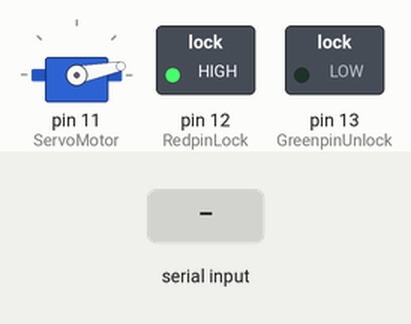
Recording of a sketch running on a simulated Arduino Uno, built with avr-gcc and run on an emulated ATmega328P. On the bench: servo, switched loads named in the sketch (green lamp = pin HIGH). Dashed ring = blinking. Inputs (shaded band) come from the test bench.

Above: at 1.2 s.
1.3 s: "<0>" received over Serial
At 1.45 s:
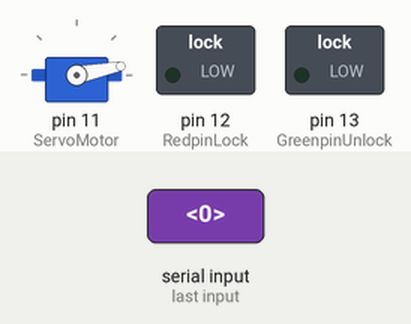
4.3 s: "<1>" received over Serial
At 5.3 s:
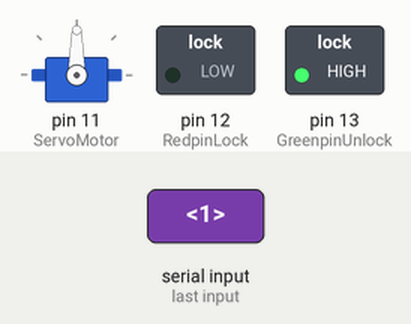
7.3 s: "0" received over Serial
10.3 s: "1" received over Serial
At 16.4 s:
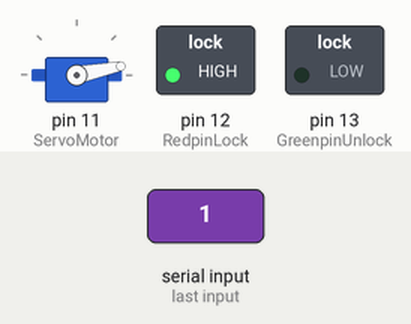
Timing chart, 0 to 16.8 s (numbered marks = the images above; inputs shaded):
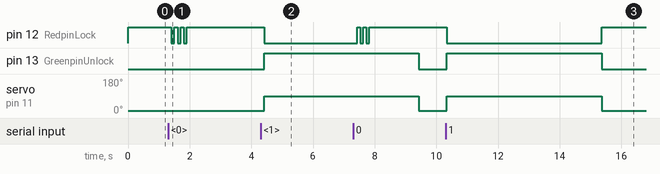

Measured:
- after the input at 1.3 s, pin 12 (RedpinLock): alternates HIGH for 0.10 s and LOW for 0.10 s, 6 changes in all, then stays HIGH, starting after 0.11 s
- after the input at 4.3 s, pin 12 (RedpinLock): HIGH → LOW after 0.12 s; pin 13 (GreenpinUnlock): LOW → HIGH after 0.12 s; servo on pin 11 (ServoMotor): 11° → 90° after 0.12 s
- after the input at 10.3 s, pin 12 (RedpinLock): HIGH → LOW at once, → HIGH 5.0 s later; pin 13 (GreenpinUnlock): LOW → HIGH at once, → LOW 5.0 s later; servo on pin 11 (ServoMotor): 11° → 90° at once, → 11° 5.0 s later

The sketch:

neww.ino
```cpp
#include <Servo.h>
#include <Keypad.h>
Servo ServoMotor;
char* password1 = "23169416";
char* password2 = "0000";
String data;
int position = 0;
unsigned long unlockTime = 0; // Variable pour stocker le temps de déverrouillage

const byte ROWS = 5; // nombre de lignes du clavier
const byte COLS = 4; // nombre de colonnes du clavier

char keys[ROWS][COLS] = {
  {'F','F','#','*'},
  {'1','2','3','^'},
  {'4','5','6','v'},
  {'7','8','9','C'},
  {'<','0','>','Ent'}
};

byte rowPins[ROWS] = {2,3,4,5,6}; //connect to the row pinouts of the kpd
byte colPins[COLS] = {10,9,8,7}; //connect to the column pinouts of the kpd
char digitArray[13]; // to store up to 12 characters entered and null character
int digitCount = 0; // to keep track of the number of characters entered

Keypad keypad = Keypad(makeKeymap(keys), rowPins, colPins, ROWS, COLS);

int RedpinLock = 12;
int GreenpinUnlock = 13;

String enteredCode = ""; // Variable pour stocker le code saisi

void setup() {
  ServoMotor.attach(11);
  pinMode(RedpinLock, OUTPUT);
  pinMode(GreenpinUnlock, OUTPUT);
  LockedPosition(true);
  Serial.begin(9600); // Initialise la communication série
}

void loop() {
  char key = keypad.getKey();

  if (key != NO_KEY) {
    //Serial.println(key); // Affiche la valeur de la touche dans le moniteur série

    if (key == 't') { // Si la touche 't' est pressée, vérifie le code saisi
   digitArray[digitCount] = '\0'; // set last character to null
      Serial.write(digitArray,digitCount);
    digitCount = 0; // reset digitCount
    for (int i = 0; i < 13; i++) { // clear digitArray
      digitArray[i] = '\0';
    }


    } else if (key == 'C') { // Si la touche 'C' est pressée, réinitialise le code saisi
      enteredCode = "";
          for (int i = 0; i < 13; i++) { // clear digitArray
      digitArray[i] = '\0';
    }
    } else if (key != 'Ent') { // Ignore la touche 'Ent' (Entrée)
      enteredCode += key; // Ajoute la touche saisie au code entré
          digitArray[digitCount] = key;
    digitCount++;
    }
  }
    if (Serial.available()) { // if serial data is available
    char read = Serial.read(); // read the incoming byte from serial
    if (read == '1') { // if the byte is '0'
      checkPassword(1); // Appelle la fonction pour vérifier le code saisi
    }
    else if (read == '0')
    {
    digitalWrite(RedpinLock, LOW);
    delay(100);
    digitalWrite(RedpinLock, HIGH);
    delay(100);
    digitalWrite(RedpinLock, LOW);
    delay(100);
    digitalWrite(RedpinLock, HIGH);
    delay(100);
    digitalWrite(RedpinLock, LOW);
    delay(100);
    digitalWrite(RedpinLock, HIGH);


      }
  }


  // Vérifie si le déverrouillage est en cours et si le temps écoulé dépasse 5 secondes
  if (millis() - unlockTime > 5000) {
    LockedPosition(true); // Verrouille à nouveau après 5 secondes
  }

  delay(100);
}

void checkPassword(int j) {
  if (j==1) { // Vérifie si le code saisi correspond à l'un des mots de passe
   // Serial.println("Code correct !");
    unlockTime = millis(); // Enregistre le moment du déverrouillage
    position = 0; // Réinitialise la position si le code est correct
    LockedPosition(false); // Déverrouille
    data = enteredCode; // Stocke le code saisi dans la variable data
    //Serial.println(data); // Affiche le code saisi dans le moniteur série
  } else {
    //Serial.println("Code incorrect !");
    position = 0; // Réinitialise la position si le code est incorrect
    LockedPosition(true); // Verrouille à nouveau
  }
  enteredCode = ""; // Réinitialise le code saisi
}

void LockedPosition(int locked) {
  if (locked) {
    digitalWrite(RedpinLock, HIGH);
    digitalWrite(GreenpinUnlock, LOW);
    ServoMotor.write(11);
  } else {
    digitalWrite(RedpinLock, LOW);
    digitalWrite(GreenpinUnlock, HIGH);
    ServoMotor.write(90);
  }
}
```
